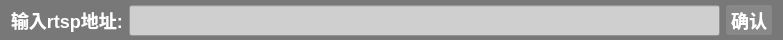
<?xml version="1.0" encoding="UTF-8"?>
<ui version="4.0">
 <class>Form</class>
 <widget class="QWidget" name="Form">
  <property name="geometry">
   <rect>
    <x>0</x>
    <y>0</y>
    <width>783</width>
    <height>40</height>
   </rect>
  </property>
  <property name="minimumSize">
   <size>
    <width>0</width>
    <height>40</height>
   </size>
  </property>
  <property name="maximumSize">
   <size>
    <width>16777215</width>
    <height>41</height>
   </size>
  </property>
  <property name="windowTitle">
   <string>RTSP流输入</string>
  </property>
  <property name="windowIcon">
   <iconset resource="../apprcc.qrc">
    <normaloff>:/img/icon/实时视频流解析.png</normaloff>:/img/icon/实时视频流解析.png</iconset>
  </property>
  <property name="styleSheet">
   <string notr="true">#Form{background:rgba(120,120,120,255)}</string>
  </property>
  <layout class="QHBoxLayout" name="horizontalLayout">
   <property name="topMargin">
    <number>5</number>
   </property>
   <property name="bottomMargin">
    <number>5</number>
   </property>
   <item>
    <widget class="QLabel" name="label">
     <property name="minimumSize">
      <size>
       <width>0</width>
       <height>30</height>
      </size>
     </property>
     <property name="maximumSize">
      <size>
       <width>16777215</width>
       <height>30</height>
      </size>
     </property>
     <property name="styleSheet">
      <string notr="true">QLabel{font-family: &quot;Microsoft YaHei&quot;;
font-size: 18px;
font-weight: bold;
color:white;}</string>
     </property>
     <property name="text">
      <string>输入rtsp地址:</string>
     </property>
    </widget>
   </item>
   <item>
    <widget class="QLineEdit" name="rtspEdit">
     <property name="minimumSize">
      <size>
       <width>0</width>
       <height>31</height>
      </size>
     </property>
     <property name="styleSheet">
      <string notr="true">background-color: rgb(207, 207, 207);</string>
     </property>
    </widget>
   </item>
   <item>
    <widget class="QPushButton" name="rtspButton">
     <property name="styleSheet">
      <string notr="true">QPushButton{font-family: &quot;Microsoft YaHei&quot;;
font-size: 18px;
font-weight: bold;
color:white;
text-align: center center;
padding-left: 5px;
padding-right: 5px;
padding-top: 4px;
padding-bottom: 4px;
border-style: solid;
border-width: 0px;
border-color: rgba(255, 255, 255, 255);
border-radius: 3px;
background-color: rgba(255,255,255,30);}

QPushButton:focus{outline: none;}

QPushButton::pressed{font-family: &quot;Microsoft YaHei&quot;;
                     font-size: 16px;
                     font-weight: bold;
                     color:rgb(200,200,200);
                     text-align: center center;
                     padding-left: 5px;
                     padding-right: 5px;
                     padding-top: 4px;
                     padding-bottom: 4px;
                     border-style: solid;
                     border-width: 0px;
                     border-color: rgba(255, 255, 255, 255);
                     border-radius: 3px;
                     background-color:  rgba(255,255,255,150);}

QPushButton::hover {
border-style: solid;
border-width: 0px;
border-radius: 0px;
background-color: rgba(255,255,255,50);}</string>
     </property>
     <property name="text">
      <string>确认</string>
     </property>
    </widget>
   </item>
  </layout>
 </widget>
 <resources>
  <include location="../apprcc.qrc"/>
 </resources>
 <connections/>
</ui>
